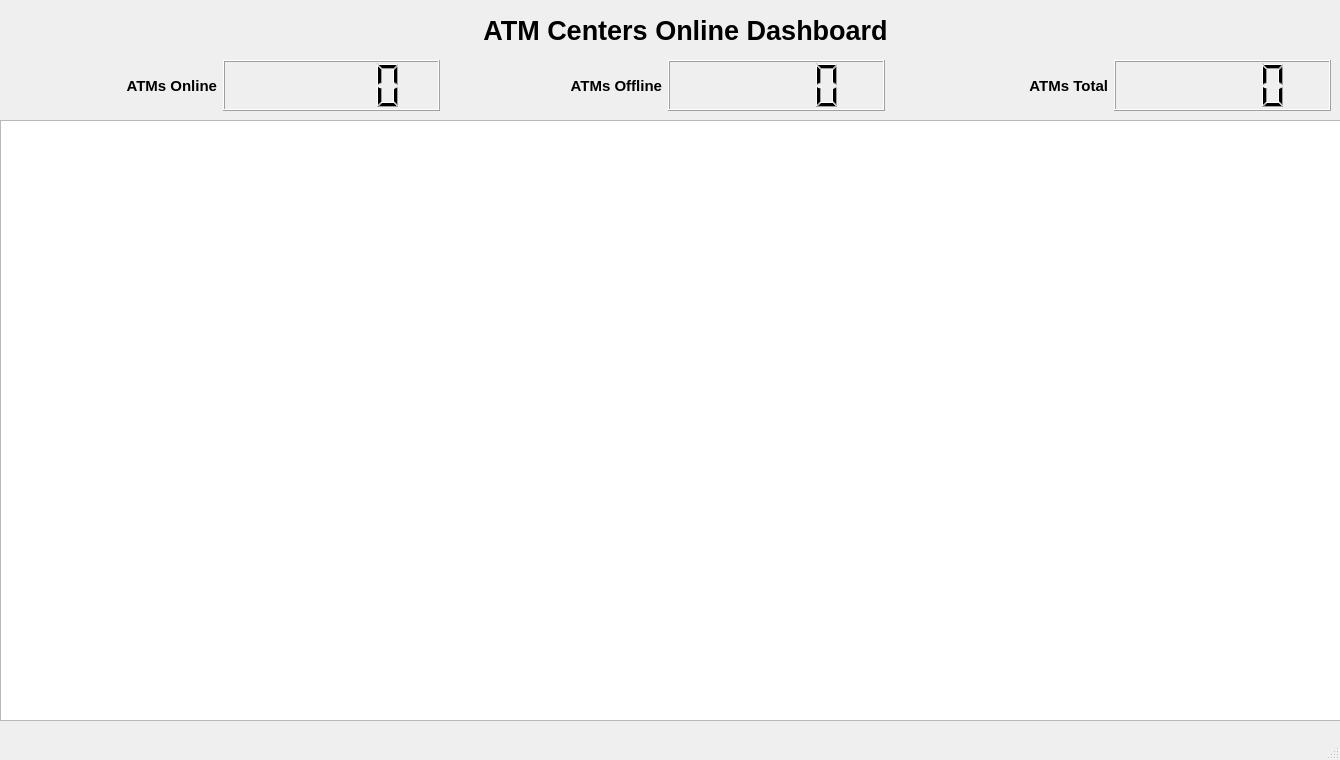
<?xml version="1.0" encoding="UTF-8"?>
<ui version="4.0">
 <class>DashboardWindow</class>
 <widget class="QMainWindow" name="DashboardWindow">
  <property name="geometry">
   <rect>
    <x>0</x>
    <y>0</y>
    <width>1340</width>
    <height>760</height>
   </rect>
  </property>
  <property name="sizePolicy">
   <sizepolicy hsizetype="Fixed" vsizetype="Fixed">
    <horstretch>0</horstretch>
    <verstretch>0</verstretch>
   </sizepolicy>
  </property>
  <property name="windowTitle">
   <string>ATM Dashboard</string>
  </property>
  <widget class="QWidget" name="centralwidget">
   <widget class="QLabel" name="label_Title">
    <property name="geometry">
     <rect>
      <x>420</x>
      <y>0</y>
      <width>531</width>
      <height>61</height>
     </rect>
    </property>
    <property name="font">
     <font>
      <pointsize>20</pointsize>
      <weight>75</weight>
      <bold>true</bold>
      <underline>false</underline>
      <strikeout>false</strikeout>
     </font>
    </property>
    <property name="autoFillBackground">
     <bool>true</bool>
    </property>
    <property name="text">
     <string>ATM Centers Online Dashboard</string>
    </property>
    <property name="textFormat">
     <enum>Qt::RichText</enum>
    </property>
    <property name="scaledContents">
     <bool>true</bool>
    </property>
    <property name="alignment">
     <set>Qt::AlignCenter</set>
    </property>
    <property name="wordWrap">
     <bool>false</bool>
    </property>
   </widget>
   <widget class="QWidget" name="horizontalLayoutWidget">
    <property name="geometry">
     <rect>
      <x>0</x>
      <y>60</y>
      <width>1331</width>
      <height>51</height>
     </rect>
    </property>
    <layout class="QHBoxLayout" name="horizontalLayout">
     <item>
      <widget class="QLabel" name="label_6">
       <property name="font">
        <font>
         <pointsize>11</pointsize>
         <weight>75</weight>
         <bold>true</bold>
        </font>
       </property>
       <property name="text">
        <string>ATMs Online</string>
       </property>
       <property name="alignment">
        <set>Qt::AlignRight|Qt::AlignTrailing|Qt::AlignVCenter</set>
       </property>
      </widget>
     </item>
     <item>
      <widget class="QLCDNumber" name="lcdNumber_Online">
       <property name="frameShape">
        <enum>QFrame::Box</enum>
       </property>
       <property name="frameShadow">
        <enum>QFrame::Raised</enum>
       </property>
       <property name="smallDecimalPoint">
        <bool>true</bool>
       </property>
       <property name="segmentStyle">
        <enum>QLCDNumber::Filled</enum>
       </property>
      </widget>
     </item>
     <item>
      <widget class="QLabel" name="label_5">
       <property name="font">
        <font>
         <pointsize>11</pointsize>
         <weight>75</weight>
         <bold>true</bold>
        </font>
       </property>
       <property name="text">
        <string>ATMs Offline</string>
       </property>
       <property name="alignment">
        <set>Qt::AlignRight|Qt::AlignTrailing|Qt::AlignVCenter</set>
       </property>
      </widget>
     </item>
     <item>
      <widget class="QLCDNumber" name="lcdNumber_Offline"/>
     </item>
     <item>
      <widget class="QLabel" name="label_7">
       <property name="font">
        <font>
         <pointsize>11</pointsize>
         <weight>75</weight>
         <bold>true</bold>
        </font>
       </property>
       <property name="text">
        <string>ATMs Total</string>
       </property>
       <property name="alignment">
        <set>Qt::AlignRight|Qt::AlignTrailing|Qt::AlignVCenter</set>
       </property>
      </widget>
     </item>
     <item>
      <widget class="QLCDNumber" name="lcdNumber_Total"/>
     </item>
    </layout>
   </widget>
   <widget class="QTableWidget" name="tableWidget">
    <property name="geometry">
     <rect>
      <x>0</x>
      <y>120</y>
      <width>1341</width>
      <height>601</height>
     </rect>
    </property>
    <property name="lineWidth">
     <number>2</number>
    </property>
    <property name="sortingEnabled">
     <bool>false</bool>
    </property>
   </widget>
  </widget>
  <widget class="QMenuBar" name="menubar">
   <property name="geometry">
    <rect>
     <x>0</x>
     <y>0</y>
     <width>1340</width>
     <height>26</height>
    </rect>
   </property>
  </widget>
  <widget class="QStatusBar" name="statusbar"/>
 </widget>
 <resources/>
 <connections/>
</ui>
